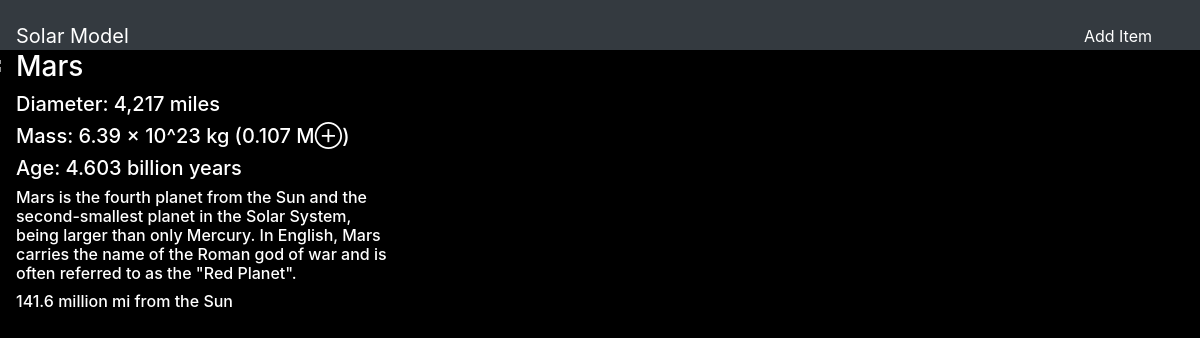
/4, run on the app's committed database.
### SolarModel/models.py (models this page shows, shortened)
class Item(models.Model):
    item_name = models.CharField(max_length=200)
    item_size = models.CharField(max_length=200)
    item_mass = models.CharField(max_length=200, default="default")
    item_age = models.CharField(max_length=200, default = "default")
    item_characteristics = models.CharField(max_length=500)
    item_distance = models.CharField(max_length=200)
    background_image = models.CharField(max_length=500, default='https://i0.wp.com/dotsandlines.steveboerner.com/wp-content/uploads/2016/06/earth_planet_600x300.jpg?resize=600%2C400')

### SolarModel/views.py (the view)
# urls.py: path('<int:pk>', views.PlanetDetail.as_view(), name="detail"),
class PlanetDetail(DetailView):
    model = Item
    template_name = 'SolarModel/detail.html'

### SolarModel/templates/SolarModel/detail.html (shortened to what this page needs)
{% extends 'SolarModel/base.html' %}
{% block body%}
    <div class="container">
        <div class="row">
            <div class="col-sm-4">
                <h3 style="color: white">{{ item.item_name}}</h3>
                <h5 style="color: white">{{ item.item_size}}</h5>
                <h5 style="color: white">{{ item.item_mass}}</h5>
                <h5 style="color: white">{{ item.item_age}}</h5>
                <h6 style="color: white">{{ item.item_characteristics}}</h6>
                <h6 style="color: white">{{ item.item_distance}}</h6>
            </div>
        </div>
{% endblock %}

### data on the page
Item: item_name "Mars", item_size "Diameter: 4,217 miles", item_mass "Mass: 6.39 × 10^23 kg (0.107 M⊕)", item_age "Age: 4.603 billion years", item_characteristics "Mars is the fourth planet from the Sun and the second-smallest planet in the Solar System, being larger than only Mercury. In English, Mars carries the name of the Roman god of war and is often referred to as the \"Red Planet\".", item_distance "141.6 million mi from the Sun"
